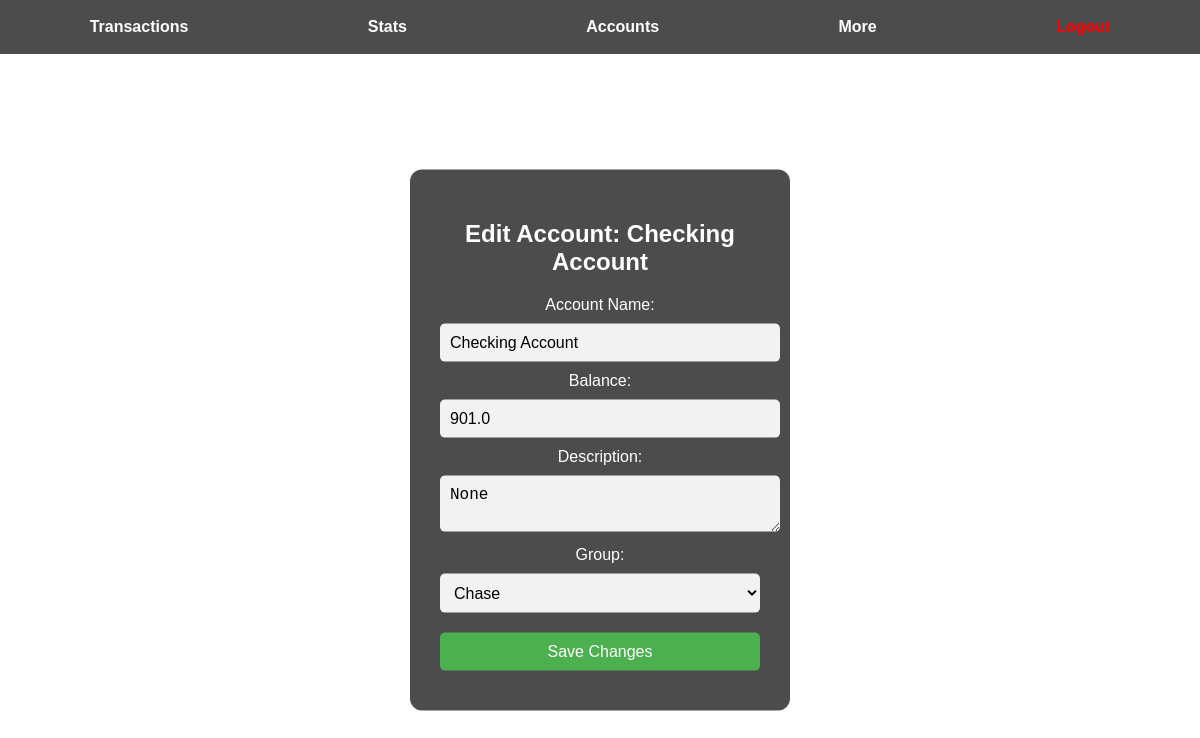
Before: /edit_account/2 (signed in) with the older database file.
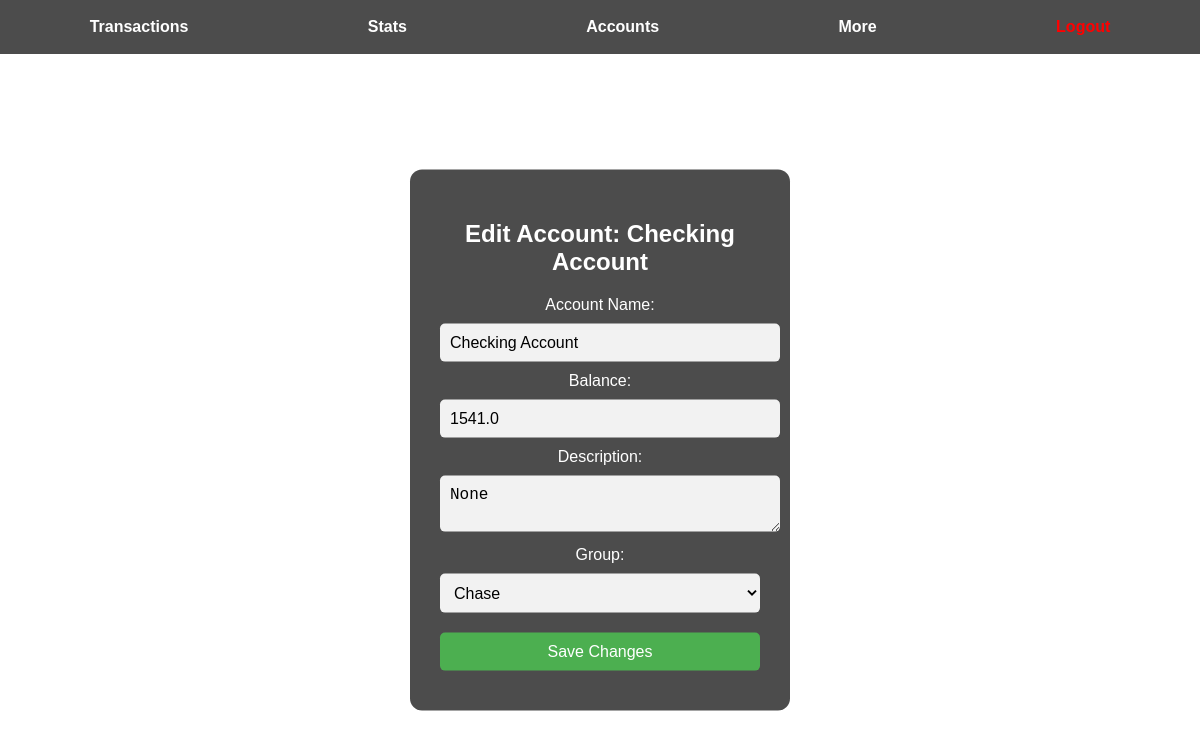
After: the same page with the newer database file.
### models/models.py (models this page shows)
class Account(db.Model):
    __tablename__ = 'account'
    id = db.Column(db.Integer, primary_key=True)
    name = db.Column(db.String(100), nullable=False)
    type = db.Column(db.String(50))  # 'checking', 'savings', etc.
    balance = db.Column(db.Float, default=0)
    description = db.Column(db.String(255))
    group_id = db.Column(db.Integer, db.ForeignKey('account_group.id'))
    user_id = db.Column(db.String(36), db.ForeignKey('user.id'))
    transactions = db.relationship('Transaction', foreign_keys='Transaction.account_id', back_populates='account', lazy=True)
    transactions_from = db.relationship('Transaction', foreign_keys='Transaction.from_account_id', back_populates='from_account', lazy=True)
    transactions_to = db.relationship('Transaction', foreign_keys='Transaction.to_account_id', back_populates='to_account', lazy=True)

class AccountGroup(db.Model):
    __tablename__ = 'account_group'
    id = db.Column(db.Integer, primary_key=True)
    name = db.Column(db.String(100))
    user_id = db.Column(db.String(36), db.ForeignKey('user.id'), nullable=False)
    accounts = db.relationship('Account', backref='group', lazy=True)

### routes/dashboard_routes.py (the view)
@dashboard_bp.route('/edit_account/<int:account_id>', methods=['GET', 'POST'])
def edit_account(account_id):
    user_id = session.get('user_id')
    if not user_id:
        return redirect(url_for('login'))
    account = Account.query.get_or_404(account_id)
    if not account.group or account.group.user_id != user_id:
        return "Unauthorized", 403
    if request.method == 'POST':
        account.name = request.form['account_name']
        account.balance = float(request.form['balance'])
        account.description = request.form['description']
        db.session.commit()
        return redirect(url_for('dashboard.accounts'))
    user = User.query.get(user_id)
    return render_template("edit_account.html", account=account, user=user)

### app.py (called while the page is built)
@app.before_request
def load_logged_in_user():
    user_id = session.get('user_id')
    g.user = User.query.get(user_id) if user_id else None

### templates/edit_account.html (shortened to what this page needs)
<!DOCTYPE html>
<html lang="en">
<head>
</head>
<body>
<div class="navbar">
  <a href="{{ url_for('dashboard', user_id=session.get('user_id')) }}">Transactions</a>
  <a href="{{ url_for('stats') }}">Stats</a>
  <a href="{{ url_for('dash.accounts') }}">Accounts</a>
  <a href="{{ url_for('more') }}">More</a>
  <a href="{{ url_for('logout') }}" class="logout">Logout</a>
</div>
<div class="form-container">
  <h2>Edit Account: {{ account.name }}</h2>
  <form method="POST">
    <label>Account Name:</label>
    <input type="text" name="account_name" value="{{ account.name }}" required>
    <label>Balance:</label>
    <input type="number" step="0.01" name="balance" value="{{ account.balance }}" required>
    <label>Description:</label>
    <textarea name="description">{{ account.description }}</textarea>
    <label>Group:</label>
    <select name="group" id="group-select" required>
      {% for group in user.account_groups %}
        <option value="{{ group.id }}" {% if account.group_id == group.id %}selected{% endif %}>{{ group.name }}</option>
      {% endfor %}
    </select>
    <button type="submit">Save Changes</button>
  </form>
</div>
</body>
</html>

### templates/edit_account.html (style rules this page uses)
html, body { margin: 0; padding: 0; height: 100%; font-family: Arial, sans-serif; color: white; overflow: hidden; }
.navbar { display: flex; justify-content: space-around; background-color: rgba(0, 0, 0, 0.7); padding: 10px 0; }
.navbar a { color: white; text-decoration: none; font-weight: bold; padding: 8px 16px; }
.navbar a.logout { color: red; }
.form-container { position: absolute; top: 55%; left: 50%; transform: translate(-50%, -50%); background: rgba(0, 0, 0, 0.7); padding: 30px; border-radius: 12px; box-shadow: 0 0 20px rgba(255, 255, 255, 0.3); width: 320px; text-align: center; }
input, select, textarea, button { width: 100%; padding: 10px; margin: 10px 0; border-radius: 5px; border: none; font-size: 16px; }
input, select, textarea { background-color: #f2f2f2; }
button { background-color: #4CAF50; color: white; cursor: pointer; }

Changed rows visible on the page:
changed Account "Checking Account": balance "901.0" → "1541.0"
